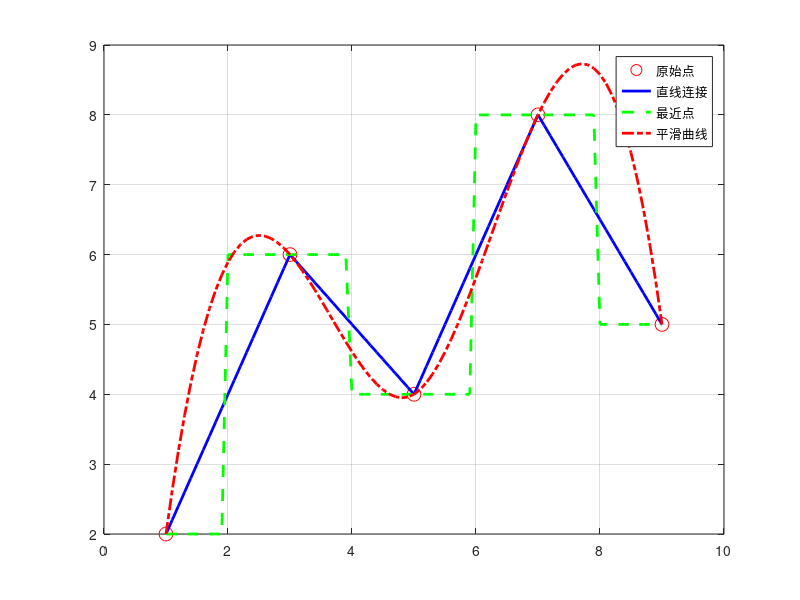

Write the MATLAB code that produced this figure.
x = [1, 3, 5, 7, 9];        % x坐标
y = [2, 6, 4, 8, 5];        % y坐标

% 画出这些点
plot(x, y, 'ro', 'MarkerSize', 10)
hold on
grid on

% 我们想知道这些位置的值
xq = 1:0.1:9;  % 从1到9，每隔0.5取一个点

% 用不同方式连接
y1 = interp1(x, y, xq, 'linear');     % 方式1：直接用直线连接
y2 = interp1(x, y, xq, 'nearest');    % 方式2：找最近的点
y3 = interp1(x, y, xq, 'spline');     % 方式3：用平滑的曲线连接

% 画出来看看区别
plot(xq, y1, 'b-', 'LineWidth', 2)    % 蓝线-直线连接
plot(xq, y2, 'g--', 'LineWidth', 2)   % 绿线-最近点
plot(xq, y3, 'r-.', 'LineWidth', 2)   % 红线-平滑曲线

legend('原始点', '直线连接', '最近点', '平滑曲线')